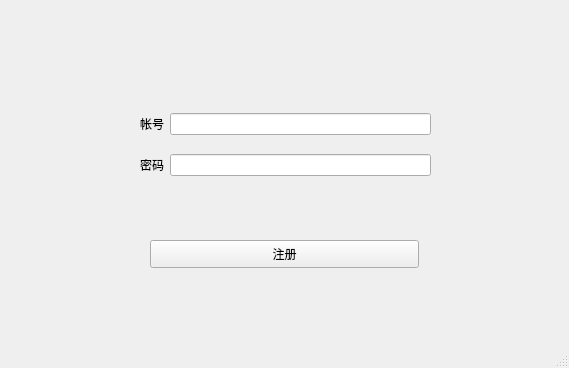
<?xml version="1.0" encoding="UTF-8"?>
<ui version="4.0">
 <class>MainWindow</class>
 <widget class="QMainWindow" name="MainWindow">
  <property name="geometry">
   <rect>
    <x>0</x>
    <y>0</y>
    <width>569</width>
    <height>368</height>
   </rect>
  </property>
  <property name="windowTitle">
   <string>MainWindow</string>
  </property>
  <widget class="QWidget" name="centralwidget">
   <widget class="QWidget" name="verticalLayoutWidget">
    <property name="geometry">
     <rect>
      <x>140</x>
      <y>100</y>
      <width>291</width>
      <height>91</height>
     </rect>
    </property>
    <layout class="QVBoxLayout" name="verticalLayout">
     <item>
      <layout class="QHBoxLayout" name="horizontalLayout_3">
       <item>
        <widget class="QLabel" name="label_2">
         <property name="text">
          <string>帐号</string>
         </property>
        </widget>
       </item>
       <item>
        <widget class="QLineEdit" name="lineEdit_account"/>
       </item>
      </layout>
     </item>
     <item>
      <layout class="QHBoxLayout" name="horizontalLayout_2">
       <item>
        <widget class="QLabel" name="label">
         <property name="text">
          <string>密码</string>
         </property>
        </widget>
       </item>
       <item>
        <widget class="QLineEdit" name="lineEdit_password"/>
       </item>
      </layout>
     </item>
    </layout>
   </widget>
   <widget class="QPushButton" name="btn_register">
    <property name="geometry">
     <rect>
      <x>150</x>
      <y>240</y>
      <width>269</width>
      <height>28</height>
     </rect>
    </property>
    <property name="text">
     <string>注册</string>
    </property>
   </widget>
  </widget>
  <widget class="QMenuBar" name="menubar">
   <property name="geometry">
    <rect>
     <x>0</x>
     <y>0</y>
     <width>569</width>
     <height>26</height>
    </rect>
   </property>
  </widget>
  <widget class="QStatusBar" name="statusbar"/>
 </widget>
 <resources/>
 <connections/>
</ui>
